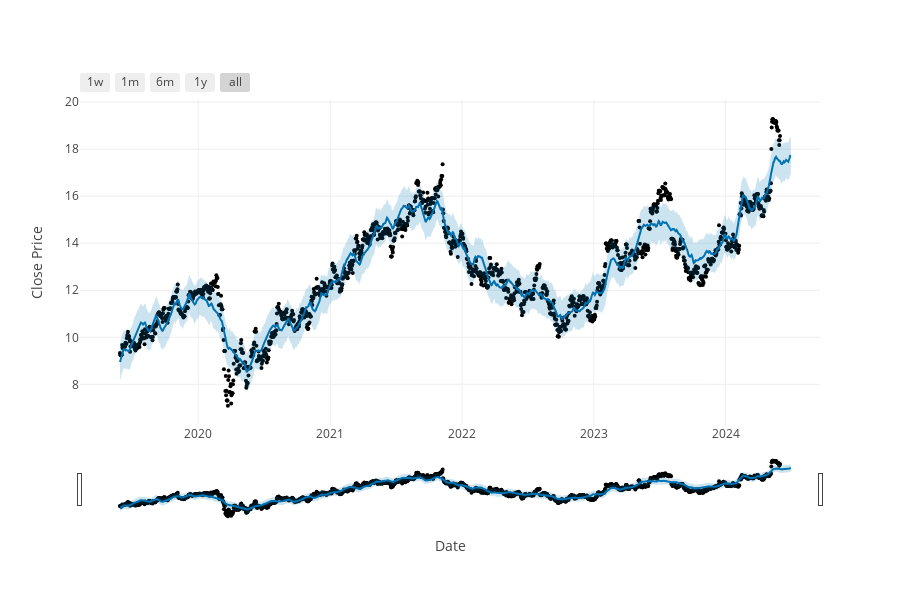

This figure's notebook cell:
### Markdown cell above
# Model Evaluation

### Code cell
import mlflow
import utils
import os
import json
import datetime

import numpy as np
import pandas as pd

from prophet import Prophet
from prophet.plot import plot_plotly, plot_components_plotly
from prophet.diagnostics import cross_validation, performance_metrics

# Load stock data if not already loaded
try:
    stock_df
except Exception as e:
    print(e)
    stock_df = pd.read_csv('data/stock_data/data.csv')
    stock_df['Date'] = pd.to_datetime(stock_df['Date'])

# Load model data
experiment_id = '868266089519611414'
model_runs = mlflow.search_runs(experiment_ids=experiment_id, filter_string = "metrics.rmse < 2")

# Simulate selecting stock symbol
stock_symbols = list(model_runs['tags.mlflow.runName'])
stock_symbols = [x.split('-')[0] for x in stock_symbols]
stock_symbol = stock_symbols[10]

# filter table based on selected stock
model_path = model_runs[model_runs['tags.mlflow.runName'].str.contains(stock_symbol)]['artifact_uri'].values[0]
model_path = os.path.join(model_path, 'prophet-model')
model = mlflow.prophet.load_model(model_path)

forecast = model.predict(model.make_future_dataframe(periods=30))
plot_plotly(model, forecast, xlabel='Date', ylabel='Close Price')

### Figure 1 — Plotly figure (JSON) as saved in the notebook; plotly's stock layout.template omitted (floating-point values rounded to 4 significant figures; data arrays with more than 128 entries replaced by an {"elided": "..."} marker saying what was removed)
{"data": [{"marker": {"color": "black", "size": 4}, "mode": "markers", "name": "Actual", "type": "scatter", "x": {"elided": "1830 str values"}, "y": {"elided": "1830 float values"}}, {"hoverinfo": "skip", "line": {"width": 0}, "mode": "lines", "type": "scatter", "x": {"elided": "1860 str values"}, "y": {"elided": "1860 float values"}}, {"fill": "tonexty", "fillcolor": "rgba(0, 114, 178, 0.2)", "line": {"color": "#0072B2", "width": 2}, "mode": "lines", "name": "Predicted", "type": "scatter", "x": {"elided": "1860 str values"}, "y": {"elided": "1860 float values"}}, {"fill": "tonexty", "fillcolor": "rgba(0, 114, 178, 0.2)", "hoverinfo": "skip", "line": {"width": 0}, "mode": "lines", "type": "scatter", "x": {"elided": "1860 str values"}, "y": {"elided": "1860 float values"}}], "layout": {"height": 600, "showlegend": false, "width": 900, "xaxis": {"rangeselector": {"buttons": [{"count": 7, "label": "1w", "step": "day", "stepmode": "backward"}, {"count": 1, "label": "1m", "step": "month", "stepmode": "backward"}, {"count": 6, "label": "6m", "step": "month", "stepmode": "backward"}, {"count": 1, "label": "1y", "step": "year", "stepmode": "backward"}, {"step": "all"}]}, "rangeslider": {"visible": true}, "title": {"text": "Date"}, "type": "date"}, "yaxis": {"title": {"text": "Close Price"}}}}
